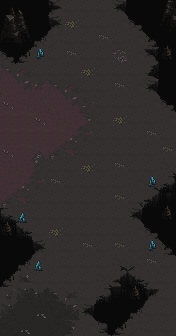

This is a level from a 2D game, rendered from its Tiled map with the project's own tilesets. A one-line summary and the complete map file follow:
An orthogonal 11x21 tile map with 16x16 px tiles, 5 tile layers (Tile Layer 4, Tile Layer 5, Tile Layer 6, Tile Layer 7, ...), 3 hidden layers not drawn.

<map version="1.5" tiledversion="2021.02.15" orientation="orthogonal" renderorder="left-down" width="11" height="21" tilewidth="16" tileheight="16" infinite="0" nextlayerid="15" nextobjectid="1">
 <tileset firstgid="1" source="../world_tiles/tileset.tsx" />
 <layer id="10" name="Tile Layer 4" width="11" height="21">
  <data encoding="csv">
3941,3942,3943,3944,3821,3821,3821,4022,4023,4024,3941,
4041,4042,4043,4044,3821,3821,3821,4122,4123,4124,3941,
4023,4142,4143,4144,3821,3821,3821,3821,4223,4224,3941,
4123,4242,4243,3821,3821,3821,3821,3821,3721,3722,3723,
4223,3821,3821,3821,3821,3821,3821,3821,3821,3822,3823,
3821,3821,3821,3821,3821,3821,3821,3821,3921,4022,4023,
3821,3821,3821,3821,3821,3821,3821,3821,3821,4122,4123,
3821,3821,3821,3821,3821,3821,3821,3821,3821,3821,4223,
3821,3821,3821,3821,3821,3821,3821,3821,3821,3821,3821,
3821,3821,3821,3821,3821,3821,3821,3821,3821,3821,3821,
3821,3821,3821,3821,3821,3821,3821,3821,3821,3821,3424,
3821,3821,3821,3821,3821,3821,3821,3821,3522,3523,3524,
3821,3821,3821,3821,3821,3821,3821,3821,3622,3623,3624,
3542,3543,3821,3821,3821,3821,3821,3821,4022,4023,4024,
3642,3643,3821,3821,3821,3821,3821,3821,4122,4123,4124,
3941,3941,4044,4045,3821,3821,3821,3821,3821,4223,4224,
4142,4143,4144,4045,3821,3821,3821,3325,3543,3544,3821,
4242,4243,3821,3821,3821,3821,3424,3425,3643,3644,3821,
3821,3821,3821,3821,3921,3821,3524,3525,3743,3744,3821,
3821,3821,3821,3821,4021,4022,4023,4142,4143,3821,3821,
3821,3821,3821,3821,3821,4324,4325,4242,4243,3821,3821
</data>
 </layer>
 <layer id="11" name="Tile Layer 5" width="11" height="21">
  <data encoding="csv">
2470,2471,0,0,0,0,0,0,0,0,2970,
2570,2571,0,0,0,0,0,0,0,0,3070,
2670,2671,0,0,0,0,0,0,0,2972,2973,
0,0,0,0,0,0,0,0,0,3072,3073,
0,0,0,0,0,0,0,0,0,0,0,
0,0,0,0,0,0,0,0,0,0,0,
0,0,0,0,0,0,0,0,0,0,0,
0,0,0,0,0,0,0,0,0,0,0,
0,0,0,0,0,0,0,0,0,0,0,
0,0,0,0,0,0,0,0,0,0,0,
0,0,0,0,0,0,0,0,0,0,0,
0,0,0,0,0,0,0,0,0,0,0,
0,0,0,0,0,0,0,0,0,0,2973,
2973,0,0,0,0,0,0,0,0,0,3073,
3073,0,0,0,0,0,0,0,0,0,0,
0,0,0,0,0,0,0,0,0,0,0,
0,0,0,0,0,0,0,0,0,0,0,
0,0,0,0,0,0,0,0,2973,0,0,
0,0,0,0,0,0,0,0,3073,0,0,
0,0,0,0,0,0,0,0,0,0,0,
0,0,0,0,0,0,0,0,0,0,0
</data>
 </layer>
 <layer id="12" name="Tile Layer 6" width="11" height="21">
  <data encoding="csv">
0,0,0,0,0,0,0,0,0,0,0,
0,0,0,0,0,0,0,0,0,0,0,
0,0,0,0,0,0,0,0,0,0,0,
0,0,0,0,0,0,0,0,0,0,0,
1507,1508,0,0,0,0,0,0,0,0,0,
1607,1608,1506,1507,1508,1509,0,0,0,0,0,
1604,1605,1606,1607,1608,1609,0,0,0,0,0,
1905,1905,1905,1707,1708,1709,0,0,0,0,0,
1905,1905,1905,1905,2008,2009,0,0,0,0,0,
1905,1905,2106,2107,2108,2109,0,0,0,0,0,
1907,1908,1909,0,0,0,0,0,0,0,0,
2007,2008,2009,0,0,0,0,0,0,0,0,
2107,2108,2109,0,0,0,0,0,0,0,0,
0,0,0,0,0,0,0,0,0,0,0,
0,0,0,0,0,0,0,0,0,0,0,
0,0,0,0,0,0,0,0,0,0,0,
0,0,0,0,0,0,0,0,0,0,0,
0,1512,0,0,0,0,0,0,0,0,0,
1611,1612,1516,1517,1518,0,0,0,0,0,0,
1612,1814,1616,1617,1618,0,0,0,0,0,0,
1712,1814,1814,1718,1719,0,0,0,0,0,0
</data>
 </layer>
 <layer id="13" name="Tile Layer 7" width="11" height="21">
  <data encoding="csv">
0,0,0,0,0,0,0,0,0,0,0,
0,0,0,0,4506,0,0,0,0,0,0,
0,0,0,0,0,0,4107,0,0,0,0,
0,0,0,0,4107,0,0,4205,0,0,0,
0,0,0,0,0,4506,0,0,0,0,0,
0,0,0,0,0,0,0,4107,0,0,0,
4113,0,0,0,0,0,0,0,0,0,0,
0,0,4113,0,0,0,0,4506,0,0,0,
0,0,0,0,0,0,0,0,0,4107,0,
4113,0,0,0,0,0,0,0,0,0,4507,
0,0,0,0,0,4506,0,4107,0,0,0,
0,0,0,4107,0,0,0,0,0,0,0,
0,0,0,0,0,0,0,4507,0,0,0,
0,0,0,0,0,0,0,0,0,0,0,
0,0,0,4506,0,0,0,0,0,0,0,
0,0,0,0,0,4107,0,4507,0,0,0,
0,0,0,0,0,0,0,0,0,4107,0,
0,0,0,0,0,0,0,0,0,0,0,
0,0,0,0,0,0,0,0,0,0,0,
0,0,4812,0,0,0,0,0,0,0,0,
0,4812,0,0,0,0,0,0,0,0,0
</data>
 </layer>
 <layer id="14" name="Tile Layer 8" width="11" height="21">
  <data encoding="csv">
0,0,0,0,0,0,0,0,0,0,0,
0,0,0,0,0,0,0,0,0,0,0,
0,0,0,0,0,0,0,0,0,0,0,
0,0,3467,0,0,0,0,0,0,0,0,
0,0,0,0,0,0,0,0,0,0,0,
0,0,0,0,0,0,0,0,0,0,0,
0,0,0,0,0,0,0,0,0,0,0,
0,0,0,0,0,0,0,0,0,0,0,
0,0,0,0,0,0,0,0,0,0,0,
0,0,0,0,0,0,0,0,0,0,0,
0,0,0,0,0,0,0,0,0,0,0,
0,0,0,0,0,0,0,0,0,3467,0,
0,0,0,0,0,0,0,0,0,0,0,
0,3666,0,0,0,0,0,0,0,0,0,
0,0,0,0,0,0,0,0,0,0,0,
0,0,0,0,0,0,0,0,0,3467,0,
0,0,3666,0,0,0,0,0,0,0,0,
0,0,0,0,0,0,0,0,0,0,0,
0,0,0,0,0,0,0,0,0,0,0,
0,0,0,0,0,0,0,0,0,0,0,
0,0,0,0,0,0,0,0,0,0,0
</data>
 </layer>
 <layer id="7" name="anim" width="11" height="21" visible="0">
  <data encoding="csv">
0,0,0,0,0,0,0,0,0,0,0,
0,0,0,0,0,0,0,0,0,0,0,
0,0,0,0,0,0,0,0,0,0,0,
0,0,0,0,0,0,0,0,0,0,0,
0,0,0,15627,0,0,0,0,0,0,0,
0,0,0,0,0,0,0,0,0,0,0,
0,0,0,0,0,0,0,0,0,0,0,
0,0,0,0,0,0,0,0,0,0,0,
0,0,0,0,0,0,0,0,0,0,0,
0,0,0,0,0,0,0,0,15527,0,0,
0,0,0,0,0,0,0,0,0,0,0,
0,0,0,0,0,0,0,0,0,0,0,
0,0,0,0,0,0,0,0,0,0,0,
0,0,0,0,0,0,0,0,0,0,0,
0,0,0,0,0,0,0,0,0,0,0,
0,0,0,0,0,0,0,0,0,0,0,
0,0,0,0,0,0,0,0,0,0,0,
0,0,0,0,15627,0,0,0,0,0,0,
0,0,0,0,0,0,0,0,0,0,0,
0,0,0,0,0,0,0,0,0,15427,0,
0,0,0,0,0,0,0,0,0,0,0
</data>
 </layer>
 <layer id="8" name="characters" width="11" height="21" visible="0">
  <data encoding="csv">
0,0,0,0,0,0,0,0,0,0,0,
0,0,0,0,0,0,0,0,0,0,0,
0,0,0,0,0,0,0,0,0,0,0,
0,0,0,0,15807,0,0,0,0,0,0,
0,0,0,0,0,0,0,15606,0,0,0,
0,0,0,0,0,0,0,0,0,0,0,
0,0,0,0,0,0,0,15807,0,0,0,
0,0,0,0,0,0,0,0,0,0,0,
0,0,15807,0,0,15606,0,0,0,0,0,
0,0,0,0,0,0,0,0,0,0,0,
0,0,0,0,0,0,0,0,0,0,0,
0,0,0,0,0,0,0,0,0,0,0,
0,0,0,0,0,15807,0,0,0,0,0,
0,0,0,0,0,0,0,0,0,0,0,
0,0,0,0,0,0,0,0,0,0,0,
0,0,0,0,0,0,15606,0,0,0,0,
0,0,0,0,0,0,0,0,0,0,0,
0,0,0,0,0,0,0,0,0,0,0,
0,0,0,15807,0,0,0,0,0,0,0,
0,0,0,0,0,0,0,0,0,0,0,
0,0,0,0,0,0,0,0,0,0,0
</data>
 </layer>
 <layer id="9" name="walkable" width="11" height="21" visible="0">
  <data encoding="csv">
15437,15437,15437,15437,15537,15537,15537,15437,15437,15437,15437,
15437,15437,15437,15437,15537,15537,15537,15537,15437,15437,15437,
15437,15437,15437,15537,15537,15537,15537,15537,15537,15437,15437,
15437,15437,15537,15537,15537,15537,15537,15537,15537,15437,15437,
15537,15537,15537,15537,15537,15537,15537,15537,15537,15437,15437,
15537,15537,15537,15537,15537,15537,15537,15537,15537,15437,15437,
15537,15537,15537,15537,15537,15537,15537,15537,15537,15537,15437,
15537,15537,15537,15537,15537,15537,15537,15537,15537,15537,15537,
15537,15537,15537,15537,15537,15537,15537,15537,15537,15537,15537,
15537,15537,15537,15537,15537,15537,15537,15537,15537,15537,15537,
15537,15537,15537,15537,15537,15537,15537,15537,15537,15537,15537,
15537,15537,15537,15537,15537,15537,15537,15537,15537,15537,15437,
15537,15537,15537,15537,15537,15537,15537,15537,15537,15437,15437,
15437,15537,15537,15537,15537,15537,15537,15537,15437,15437,15437,
15437,15437,15537,15537,15537,15537,15537,15537,15537,15437,15437,
15437,15437,15437,15537,15537,15537,15537,15537,15537,15537,15437,
15437,15437,15537,15537,15537,15537,15537,15537,15537,15537,15537,
15437,15537,15537,15537,15537,15537,15537,15437,15437,15537,15537,
15537,15537,15537,15537,15537,15537,15437,15437,15437,15437,15537,
15537,15537,15537,15537,15537,15437,15437,15437,15437,15537,15537,
15537,15537,15537,15537,15537,15537,15437,15437,15537,15537,15537
</data>
 </layer>
</map>